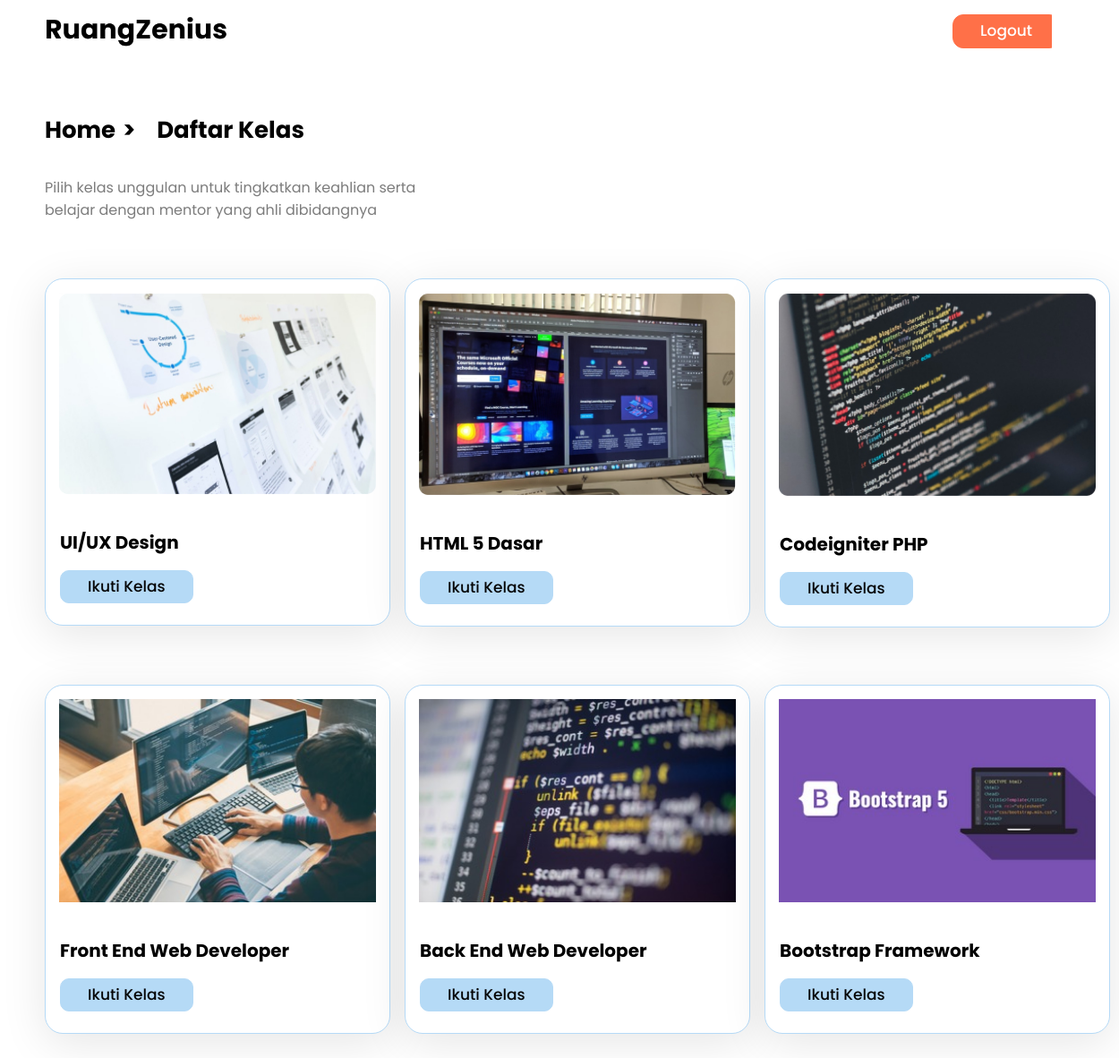
Screenshot of /daftarKelas.php with the database file from the repository.
### tables this page shows
CREATE TABLE `kelas` (
  `id_kelas` int(11) NOT NULL,
  `namaKelas` varchar(45) NOT NULL,
  `fotoKelas` varchar(45) DEFAULT NULL,
  `user_iduser` int(11) NOT NULL
);

### func_signup.php (called while the page is built, shortened)
<?php
$conn = mysqli_connect("localhost", "root", "", "db-zenius");
function query($query)
{
    global $conn;
    $result = mysqli_query($conn, $query);
    $rows = [];
    while ($row = mysqli_fetch_assoc($result)) {
        $rows[] = $row;
    }
    return $rows;
};
?>

### daftarKelas.php (the view, shortened to what this page needs)
<?php
require "func_signup.php";
$kelas = query("SELECT * FROM kelas");
?>
<!DOCTYPE html>
<html lang="en">
<head>
  <link rel="stylesheet" href="assets/css/style_daftarkelas.css" />
</head>
<body>
  <nav class="navbar">
    <div class="container">
      <div class="topnav" id="myTopnav">
        <div class="navbarBaru">
          <div class="logo">
            <img src="assets/img/logo.png" alt="logo" />
          </div>
          <div>
            <ul class="navbar-nav ms-auto" style="float: right">
              <li class="nav-item">
                <a class="nav-link btn btn-primary btn-navbar" href="index.php">Logout</a>
              </li>
            </ul>
          </div>
        </div>
      </div>
    </div>
  </nav>
  <section class="section-daftar">
    <div class="container">
      <div class="row my-5">
        <div class="col-12">
          <ul class="breadcrumb">
            <li class="breadcrumb-item"><a href="afterLogin.php">Home</a></li>
            <li class="breadcrumb-item"><a href="daftarKelas.php">Daftar Kelas</a></li>
          </ul>
        </div>
        <div class="col-12 col-md-5">
          <p class="text-hero">
            Pilih kelas unggulan untuk tingkatkan keahlian serta belajar
            dengan mentor yang ahli dibidangnya
          </p>
        </div>
      </div>
      <div class="row responsive-card  justify-content-center">
        <?php foreach ($kelas as $row) : ?>
          <?php
          $namaKelas = $row["namaKelas"];
          $foto = $row["fotoKelas"];
          ?>
          <div class=" mx-auto mb-5">
            <div class="card custom-card" style="width: 24rem">
              <img src=<?php echo $foto; ?> class="card-img-top" id="class1" alt="" />
              <div class="card-body">
                <h5 class="card-title"><?php echo $namaKelas; ?></h5>
                <a href="kelasBerhasil.php" class="btn btn-primary custom-button my-2">Ikuti Kelas</a>
              </div>
            </div>
          </div>
        <?php endforeach; ?>
      </div>
    </div>
  </section>
</body>
</html>

### assets/css/style_daftarkelas.css (style rules this page uses)
body { font-family: "Poppins", sans-serif; margin: auto; width: 90%; margin-left: 50px; }
.topnav { overflow: hidden; }
.topnav a { float: left; color: black; display: block; text-align: center; padding: 14px 0; text-decoration: none; font-size: 17px; }
.navbar-nav { display: flex; flex-direction: column; padding-left: 0; margin-bottom: 0; list-style: none; }
.logo { margin-top: 10px; }
.logo img { width: 204px; height: 45px; }
.navbarBaru { display: flex; }
.navbar a.btn.btn-navbar { background-color: #ff7048; border: 1px solid #ff7048; padding: 5px 30px; border-radius: 12px; color: white; font-weight: 500; float: right; margin-left: 810px; }
h5 { font-size: 1.25rem; }
.container, .container-fluid, .container-lg, .container-md, .container-sm, .container-xl, .container-xxl { width: 100%; margin-right: auto; margin-left: auto; }
@media (min-width: 576px) { .container, .container-sm { max-width: 540px; } }
@media (min-width: 768px) { .container, .container-md, .container-sm { max-width: 720px; } }
@media (min-width: 992px) { .container, .container-lg, .container-md, .container-sm { max-width: 960px; } }
@media (min-width: 1200px) { .container, .container-lg, .container-md, .container-sm, .container-xl { max-width: 1140px; } }
.ms-auto { margin-left: auto !important; }
.my-5 { margin-top: 3rem !important; margin-bottom: 3rem !important; }
.my-2 { margin-top: 0.5rem !important; margin-bottom: 0.5rem !important; }
.mb-5 { margin-bottom: 3rem !important; }
ul.breadcrumb { list-style: none; }
ul.breadcrumb li { display: inline; font-size: 18px; }
ul.breadcrumb li + li:before { padding: 8px; color: black; content: "\003E"; }
ul.breadcrumb li a { text-decoration: none; color: #000; }
.breadcrumb { display: flex; flex-wrap: wrap; padding: 0 0; margin-bottom: 1rem; list-style: none; }
.breadcrumb .breadcrumb-item { color: #000; font-size: 26px; font-weight: 700; }
.breadcrumb-item + .breadcrumb-item::before { padding-right: 1.5rem; padding-left: 0.5rem; color: #000; }
.row { display: flex; flex-wrap: wrap; margin-top: calc(var(--bs-gutter-y) * -1); margin-right: calc(var(--bs-gutter-x) * -0.5); margin-left: calc(var(--bs-gutter-x) * -0.5); }
.row > * { flex-shrink: 0; width: 100%; max-width: 100%; padding-right: calc(var(--bs-gutter-x) * 0.5); padding-left: calc(var(--bs-gutter-x) * 0.5); margin-top: var(--bs-gutter-y); }
.col-12 { flex: 0 0 auto; width: 100%; }
.col-md-5 { flex: 0 0 auto; width: 41.66666667%; }
.card { position: relative; display: flex; flex-direction: column; min-width: 0; word-wrap: break-word; background-color: #fff; background-clip: border-box; border: 1px solid rgba(0, 0, 0, 0.125); border-radius: 0.25rem; }
.btn { display: inline-block; font-weight: 400; line-height: 1.5; color: #212529; text-align: center; text-decoration: none; vertical-align: middle; cursor: pointer; -webkit-user-select: none; -moz-user-select: none; user-select: none; background-color: transparent; border: 1px solid transparent; padding: 0.375rem 0.75rem; font-size: 1rem; border-radius: 0.25rem; transition: color 0.15s ease-in-out, background-color 0.15s ease-in-out, border-color 0.15s ease-in-out, box-shadow 0.15s ease-in-out; }
.card-body { flex: 1 1 auto; padding: 1rem 1rem; }
.card-title { margin-top: 0.5rem; margin-bottom: 0.5rem; }
.card.custom-card { border-radius: 20px; border: 1px solid #b5daf7; box-shadow: rgba(0, 0, 0, 0.1) 0px 10px 50px; }
.card.custom-card img.card-img-top { padding: 15px; border-radius: 10px; }
.btn.custom-button { background-color: #b5daf6; border-color: #b5daf6; color: #040405; font-weight: 500; font-size: 17px; line-height: 25px; padding: 5px 30px; border-radius: 10px; }
.text-hero { color: rgb(124, 124, 124); }
.responsive-card { max-width: 1200px; margin: 0 auto; display: grid; grid-gap: 1rem; }
@media (min-width: 600px) { .responsive-card { grid-template-columns: repeat(2, 1fr); text-align: left; } }
@media (min-width: 900px) { .responsive-card { grid-template-columns: repeat(3, 1fr); text-align: left; } }

### rows the page displays
kelas: fotoKelas (picture), namaKelas "UI/UX Design"
kelas: fotoKelas (picture), namaKelas "HTML 5 Dasar"
kelas: fotoKelas (picture), namaKelas "Codeigniter PHP"
kelas: fotoKelas (picture), namaKelas "Front End Web Developer"
kelas: fotoKelas (picture), namaKelas "Back End Web Developer"
kelas: fotoKelas (picture), namaKelas "Bootstrap Framework"
